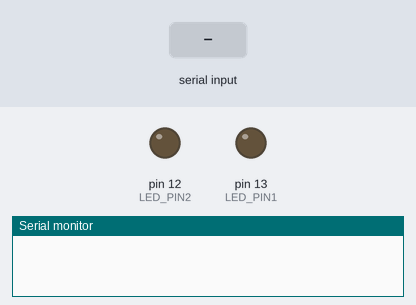
A sketch run on a simulated Arduino Uno, built with avr-gcc and run on an emulated ATmega328P. Parts: output pins drawn as LEDs (lit = HIGH), the last lines printed to the serial monitor. The test bench sets the inputs (shaded band).

Above: at 1.2 s.
1.3 s: "2" received over Serial
At 2.2 s:
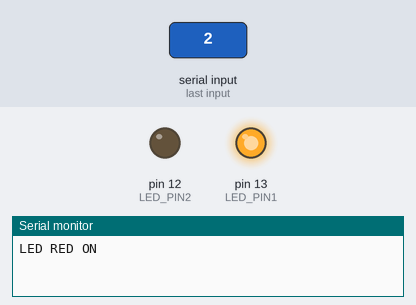
2.8 s: "3" received over Serial
At 3.3 s:
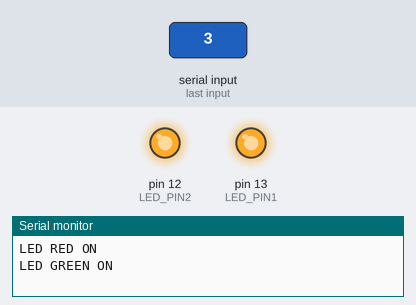
4.3 s: "0" received over Serial
At 5.5 s:
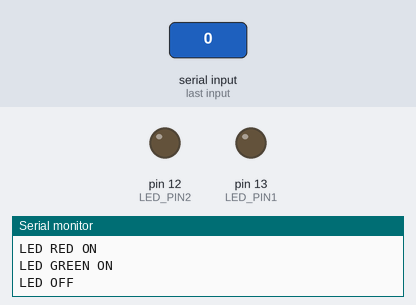
5.8 s: "3" received over Serial
At 6.8 s:
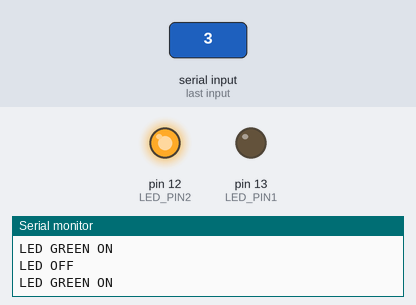
Timing chart, 0 to 8.3 s (numbered marks = the images above; inputs shaded):
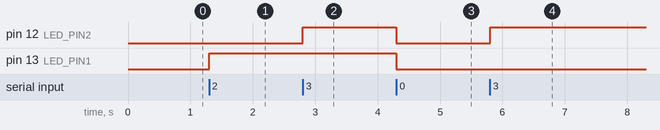

The sketch:

py_serial_3.ino.ino
```cpp
// 変数の定義
#define LED_PIN1 13
#define LED_PIN2 12

// 初期化
void setup(){
  pinMode(LED_PIN1, OUTPUT);
  pinMode(LED_PIN2, OUTPUT);

  // シリアルポートを9600 bps[ビット/秒]で初期化
  Serial.begin(9600);
}

// 繰り返し処理
void loop(){
  int inputchar;

  // シリアルポートより1文字読み込む
  inputchar = Serial.read();

  if(inputchar != -1 ){
    // 読み込んだデータが -1 以外の場合　以下の処理を行う

    switch(inputchar){
      case '0':
        // 読み込みデータが　0 の場合，LEDを消す

        Serial.print("LED OFF\n");
        digitalWrite(LED_PIN1, LOW);
        digitalWrite(LED_PIN2, LOW);
        break;

      case '2':
        // 読み込みデータが　2 の場合

        Serial.print("LED RED ON\n");
        digitalWrite(LED_PIN1, HIGH);
        break;

      case '3':
        // 読み込みデータが　3 の場合

        Serial.print("LED GREEN ON\n");
        digitalWrite(LED_PIN2, HIGH);

        break;
    }
  } else {
    // 読み込むデータが無い場合は何もしない
  }
}
```

Measured:
- after the input at 1.3 s, pin 13 (LED_PIN1): LOW → HIGH at once
- after the input at 2.8 s, pin 12 (LED_PIN2): LOW → HIGH at once
- after the input at 4.3 s, pin 12 (LED_PIN2), pin 13 (LED_PIN1): HIGH → LOW at once
- after the input at 5.8 s, pin 12 (LED_PIN2): LOW → HIGH at once
